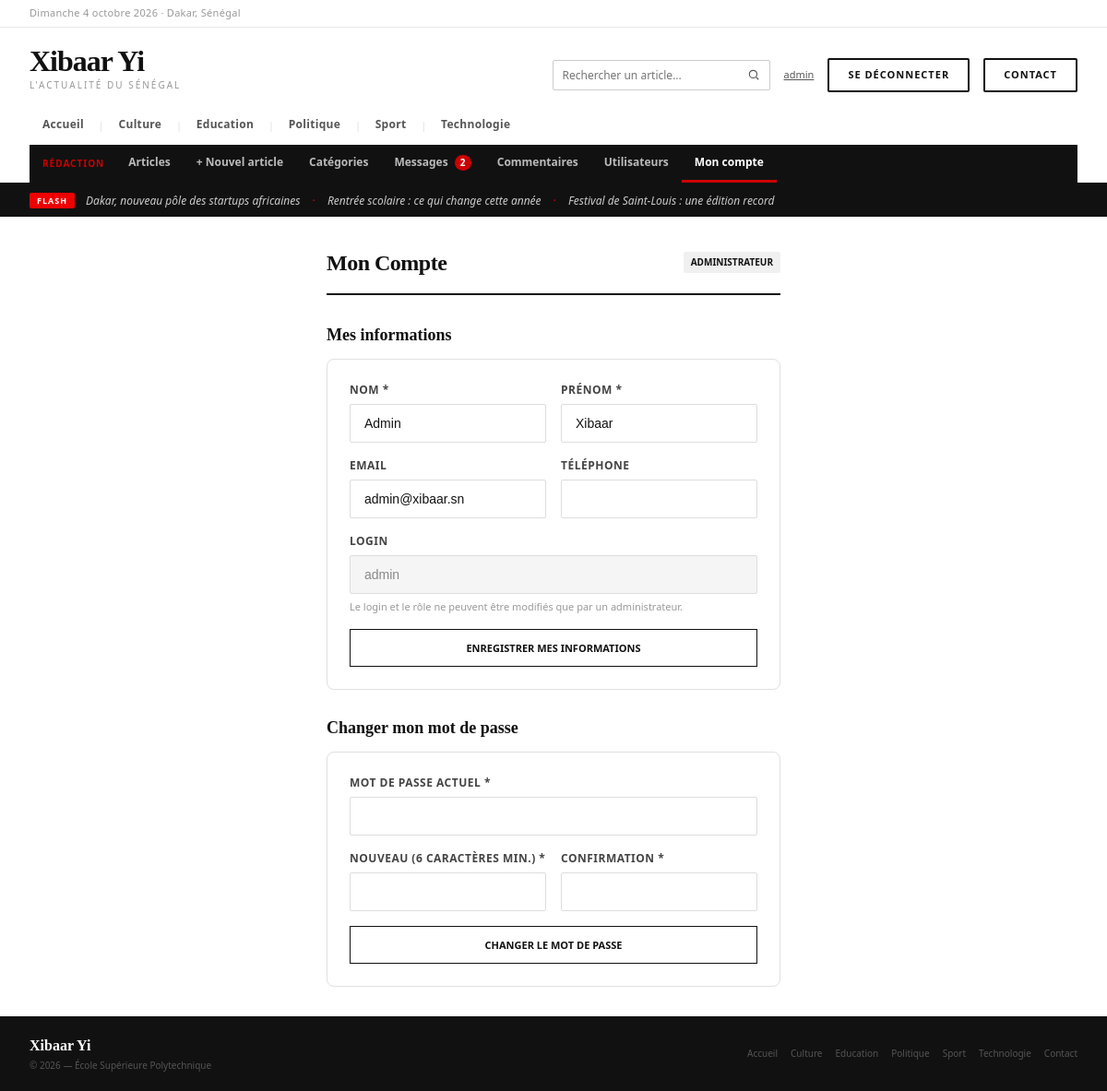
The app's page /admin/compte.php (signed in) with its own data.
### tables this page shows
CREATE TABLE IF NOT EXISTS categories (
    id  INT AUTO_INCREMENT PRIMARY KEY,
    nom VARCHAR(100) NOT NULL UNIQUE
);

CREATE TABLE IF NOT EXISTS articles (
    id                 INT AUTO_INCREMENT PRIMARY KEY,
    titre              VARCHAR(255) NOT NULL,
    description_courte TEXT NOT NULL,
    contenu            LONGTEXT NOT NULL,
    image              VARCHAR(255) DEFAULT '',
    date_publication   DATETIME NOT NULL DEFAULT CURRENT_TIMESTAMP,
    vues               INT NOT NULL DEFAULT 0,
    id_categorie       INT NOT NULL,
    id_auteur          INT NOT NULL,
    FOREIGN KEY (id_categorie) REFERENCES categories(id) ON DELETE CASCADE,
    FOREIGN KEY (id_auteur)    REFERENCES utilisateurs(id) ON DELETE CASCADE
);

CREATE TABLE IF NOT EXISTS utilisateurs (
    id           INT AUTO_INCREMENT PRIMARY KEY,
    nom          VARCHAR(100) NOT NULL,
    prenom       VARCHAR(100) NOT NULL,
    email        VARCHAR(150),
    telephone    VARCHAR(30),
    login        VARCHAR(50)  NOT NULL UNIQUE,
    mot_de_passe VARCHAR(255) NOT NULL,
    role         ENUM('editeur', 'administrateur') NOT NULL DEFAULT 'editeur'
);

### includes/config.php (called while the page is built, shortened)
<?php
function url($chemin = '')
{
    return BASE_URL . '/' . ltrim($chemin, '/');
}

### public/admin/compte.php (the view, shortened to what this page needs)
<?php
require_once __DIR__ . '/../../includes/auth.php';
$id = (int) $_SESSION['user_id'];
$stmt = $pdo->prepare("SELECT * FROM utilisateurs WHERE id = ?");
$stmt->execute([$id]);
$user = $stmt->fetch(PDO::FETCH_ASSOC);
require_once __DIR__ . '/../../includes/entete.php';
?>
<div style="max-width:600px; margin:32px auto; padding:0 24px;">
    <div class="page-header">
        <h1 class="page-title">Mon compte</h1>
        <span class="badge"><?= htmlspecialchars($user['role']) ?></span>
    </div>
    <h2 class="compte-titre">Mes informations</h2>
    <div class="compte-carte">
        <form method="POST" action="<?= url('admin/compte.php') ?>">
            <div class="form-grille">
                <div class="form-group">
                    <label class="form-label" for="nom">Nom *</label>
                    <input type="text" id="nom" name="nom" class="form-control" required
                           value="<?= htmlspecialchars($user['nom']) ?>">
                </div>
                <div class="form-group">
                    <label class="form-label" for="prenom">Prénom *</label>
                    <input type="text" id="prenom" name="prenom" class="form-control" required
                           value="<?= htmlspecialchars($user['prenom']) ?>">
                </div>
            </div>
            <div class="form-grille">
                <div class="form-group">
                    <label class="form-label" for="email">Email</label>
                    <input type="email" id="email" name="email" class="form-control"
                           value="<?= htmlspecialchars($user['email'] ?? '') ?>">
                </div>
                <div class="form-group">
                    <label class="form-label" for="telephone">Téléphone</label>
                    <input type="text" id="telephone" name="telephone" class="form-control"
                           value="<?= htmlspecialchars($user['telephone'] ?? '') ?>">
                </div>
            </div>
            <div class="form-group">
                <label class="form-label">Login</label>
                <input type="text" class="form-control" value="<?= htmlspecialchars($user['login']) ?>" disabled>
                <p class="compte-aide">Le login et le rôle ne peuvent être modifiés que par un administrateur.</p>
            </div>
            <button type="submit" class="btn btn-primary compte-bouton">Enregistrer mes informations</button>
        </form>
    </div>
    <h2 class="compte-titre">Changer mon mot de passe</h2>
    <div class="compte-carte">
        <form method="POST" action="<?= url('admin/compte.php') ?>" id="formMdp">
            <div class="form-group">
                <label class="form-label" for="ancien_mdp">Mot de passe actuel *</label>
                <input type="password" id="ancien_mdp" name="ancien_mdp" class="form-control"
                       autocomplete="current-password" required>
            </div>
            <div class="form-grille">
                <div class="form-group">
                    <label class="form-label" for="nouveau_mdp">Nouveau (6 caractères min.) *</label>
                    <input type="password" id="nouveau_mdp" name="nouveau_mdp" class="form-control"
                           autocomplete="new-password" minlength="6" required>
                </div>
                <div class="form-group">
                    <label class="form-label" for="confirmation_mdp">Confirmation *</label>
                    <input type="password" id="confirmation_mdp" name="confirmation_mdp" class="form-control"
                           autocomplete="new-password" minlength="6" required>
                </div>
            </div>
            <button type="submit" class="btn btn-primary compte-bouton">Changer le mot de passe</button>
        </form>
    </div>
</div>
<?php require_once __DIR__ . '/../../includes/pied.php'; ?>

### includes/entete.php (shortened to what this page needs)
<?php
require_once __DIR__ . '/auth.php';
?>
<!DOCTYPE html>
<html lang="fr">
<head>
    <link rel="stylesheet" href="<?= url('assets/css/style.css') ?>">
</head>
<body>
<div class="site">
    <div class="topbar">
        <div class="topbar-date">
            <?php
            $jours_fr = ['Monday'=>'Lundi','Tuesday'=>'Mardi','Wednesday'=>'Mercredi','Thursday'=>'Jeudi','Friday'=>'Vendredi','Saturday'=>'Samedi','Sunday'=>'Dimanche'];
            $mois_fr = ['January'=>'janvier','February'=>'février','March'=>'mars','April'=>'avril','May'=>'mai','June'=>'juin','July'=>'juillet','August'=>'août','September'=>'septembre','October'=>'octobre','November'=>'novembre','December'=>'décembre'];
            $nom_jour = $jours_fr[date('l')] ?? date('l');
            $nom_mois = $mois_fr[date('F')]  ?? date('F');
            echo $nom_jour . ' ' . date('j') . ' ' . $nom_mois . ' ' . date('Y') . ' · Dakar, Sénégal';
            ?>
        </div>
    </div>
    <div class="header">
        <div class="header-main">
            <a href="<?= url('index.php') ?>" style="text-decoration:none;">
                <div class="logo-wordmark">Xibaar Yi</div>
                <div class="logo-tagline">L'actualité du Sénégal</div>
            </a>
            <div class="header-actions">
                <form method="GET" action="<?= url('index.php') ?>" class="recherche" role="search">
                    <input type="search" name="q" placeholder="Rechercher un article..." aria-label="Rechercher un article"
                           value="<?= htmlspecialchars($_GET['q'] ?? '', ENT_QUOTES, 'UTF-8') ?>">
                    <button type="submit" aria-label="Lancer la recherche">
                        <svg width="14" height="14" viewBox="0 0 24 24" fill="none" stroke="currentColor" stroke-width="2"><circle cx="11" cy="11" r="7"/><path d="M21 21l-4.3-4.3"/></svg>
                    </button>
                </form>
                <?php if (isset($_SESSION['user_role'])) : ?>
                    <a href="<?= url('admin/compte.php') ?>" class="lien-compte" title="Mon compte">
                        <?php echo htmlspecialchars($_SESSION['user_login'], ENT_QUOTES, 'UTF-8'); ?>
                    </a>
                    <form method="POST" action="<?= url('deconnexion.php') ?>" class="form-inline">
                        <button type="submit" class="btn-cnx">Se déconnecter</button>
                    </form>
                <?php else : ?>
                    <a href="<?= url('connexion.php') ?>" class="btn-cnx">Se connecter</a>
                <?php endif; ?>
                <a href="<?= url('contact.php') ?>" class="btn-cnx">Contact</a>
            </div>
        </div>
        <nav class="nav-cats">
            <?php $active_all = (basename($_SERVER['SCRIPT_NAME'] ?? '') === 'index.php' && empty($_GET['categorie'])) ? 'active' : ''; ?>
            <a href="<?= url('index.php') ?>" class="<?php echo $active_all; ?>">Accueil</a>
            <?php
            if (isset($pdo)) {
                $stmt_nav = $pdo->query("SELECT id, nom FROM categories ORDER BY nom ASC");
                while ($cat = $stmt_nav->fetch(PDO::FETCH_ASSOC)) {
                    $nom = $cat['nom'];
                    $is_active = (isset($_GET['categorie']) && $_GET['categorie'] === $nom) ? 'active' : '';
                    echo '<span class="sep">|</span>';
                    echo '<a href="' . url('index.php') . '?categorie=' . urlencode($nom) . '" class="' . $is_active . '">';
                    echo htmlspecialchars($nom);
                    echo '</a>';
                }
            }
            ?>
        </nav>
        <?php if (in_array($_SESSION['user_role'] ?? '', ['editeur', 'administrateur'], true)) : ?>
            <?php
            $requetes_compteurs = [
                'admin/messages/liste.php'     => "SELECT COUNT(*) FROM messages_contact WHERE lu = 0",
                'admin/commentaires/liste.php' => "SELECT COUNT(*) FROM commentaires WHERE statut = 'en_attente'",
            ];
            $compteurs_admin = [];
            foreach ($requetes_compteurs as $chemin => $sql) {
                try {
                    $compteurs_admin[$chemin] = (int) $pdo->query($sql)->fetchColumn();
                } catch (PDOException $e) {
                }
            }
            $page_admin = $_SERVER['SCRIPT_NAME'] ?? '';
            $liens_admin = [
                'admin/articles/liste.php'     => 'Articles',
                'admin/articles/ajouter.php'   => '+ Nouvel article',
                'admin/categories/liste.php'   => 'Catégories',
                'admin/messages/liste.php'     => 'Messages',
                'admin/commentaires/liste.php' => 'Commentaires',
            ];
            if ($_SESSION['user_role'] === 'administrateur') {
                $liens_admin['admin/utilisateurs/liste.php'] = 'Utilisateurs';
            }
            $liens_admin['admin/compte.php'] = 'Mon compte';
            $lien_actif = null;
            foreach ($liens_admin as $chemin => $libelle) {
                if (substr($page_admin, -strlen($chemin)) === $chemin) {
                    $lien_actif = $chemin;
                }
            }
            ?>
            <nav class="nav-admin">
                <span class="nav-admin-titre">Rédaction</span>
                <?php foreach ($liens_admin as $chemin => $libelle) : ?>
                    <a href="<?= url($chemin) ?>" class="<?= $chemin === $lien_actif ? 'active' : '' ?>">
                        <?= $libelle ?>
                        <?php if (($compteurs_admin[$chemin] ?? 0) > 0) : ?>
                            <span class="nav-admin-compteur"><?= $compteurs_admin[$chemin] ?></span>
                        <?php endif; ?>
                    </a>
                <?php endforeach; ?>
            </nav>
        <?php endif; ?>
    </div>
    <?php
    $articles_flash = $pdo->query("SELECT id, titre FROM articles
                                   ORDER BY date_publication DESC
                                   LIMIT 3")->fetchAll(PDO::FETCH_ASSOC);
    ?>
    <div class="ticker">
        <div class="ticker-label">FLASH</div>
        <div class="ticker-text">
            <?php if (empty($articles_flash)) : ?>
                Bienvenue sur Xibaar Yi — L'actualité du Sénégal
            <?php else : ?>
                <?php foreach ($articles_flash as $i => $flash) : ?>
                    <?= $i > 0 ? '<span class="ticker-sep">·</span>' : '' ?>
                    <a href="<?= url('article.php') ?>?id=<?= (int) $flash['id'] ?>"><?= htmlspecialchars($flash['titre'], ENT_QUOTES, 'UTF-8') ?></a>
                <?php endforeach; ?>
            <?php endif; ?>
        </div>
    </div>

### includes/pied.php (shortened to what this page needs)
<?php
require_once __DIR__ . '/config.php';
?>
    <div class="footer">
        <div>
            <a href="<?= url('index.php') ?>" style="text-decoration: none;">
                <div class="footer-logo">Xibaar Yi</div>
            </a>
            <div class="footer-text">
                &copy; <?php echo date('Y'); ?> — École Supérieure Polytechnique
            </div>
        </div>
        <div class="footer-links">
            <a href="<?= url('index.php') ?>">Accueil</a>
            <?php
            foreach ($pdo->query("SELECT nom FROM categories ORDER BY nom ASC") as $cat_pied) : ?>
                <a href="<?= url('index.php') ?>?categorie=<?= urlencode($cat_pied['nom']) ?>">
                    <?= htmlspecialchars($cat_pied['nom'], ENT_QUOTES, 'UTF-8') ?>
                </a>
            <?php endforeach; ?>
            <a href="<?= url('contact.php') ?>">Contact</a>
        </div>
    </div>
</div>
</body>
</html>

### records on screen
categories: nom "Culture"
categories: nom "Education"
categories: nom "Politique"
categories: nom "Sport"
categories: nom "Technologie"
articles: titre "Dakar, nouveau pôle des startups africaines"
articles: titre "Rentrée scolaire : ce qui change cette année"
articles: titre "Festival de Saint-Louis : une édition record"
utilisateurs: role "ADMINISTRATEUR", nom "Admin", prenom "Xibaar", email "admin@xibaar.sn", login "admin"

### other values on screen
$_SESSION['user_login'] "admin"
$libelle "Articles"
$libelle "+ Nouvel article"
$libelle "Catégories"
$libelle "Messages"
$compteurs_admin[$chemin] "2"
$libelle "Commentaires"
$libelle "Utilisateurs"
$libelle "Mon compte"
